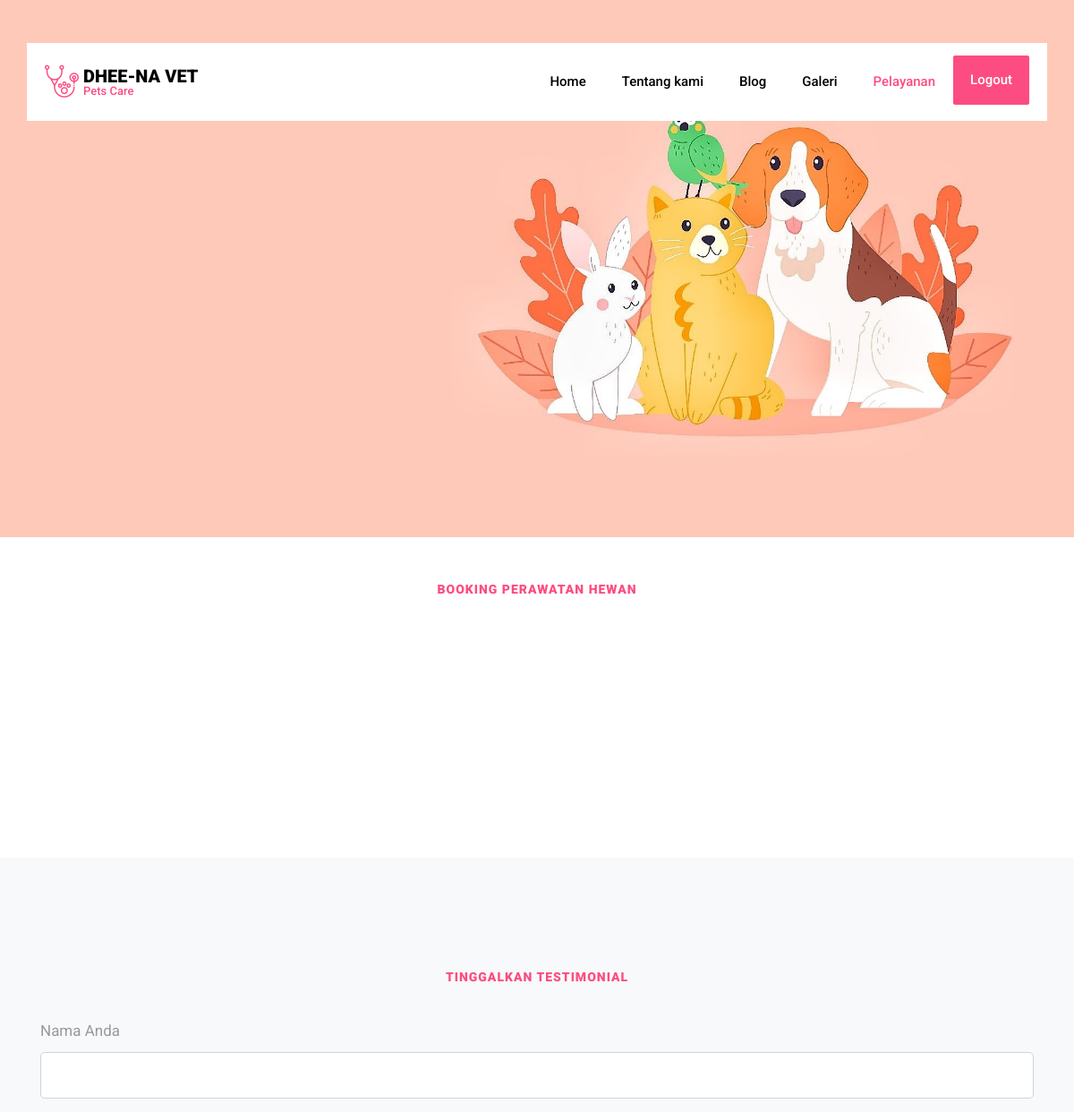
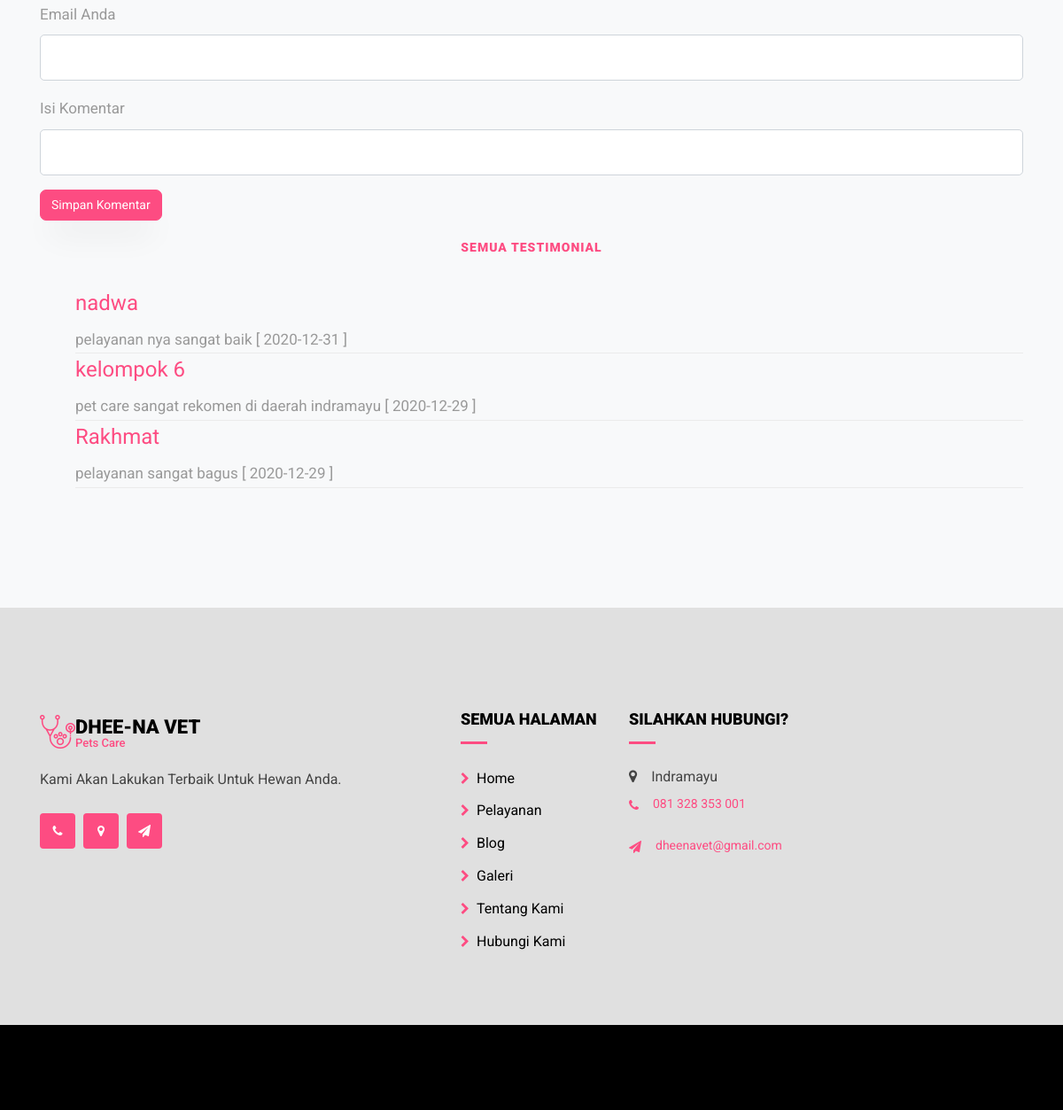
The page /pelayanan.php on the database its author committed (2 pictures, top to bottom).
### tables this page shows
CREATE TABLE `tabelkomentar` (
  `id` int(11) NOT NULL,
  `nama` varchar(50) NOT NULL,
  `email` varchar(50) NOT NULL,
  `komentar` varchar(100) NOT NULL,
  `tgl` date NOT NULL,
  `aktif` enum('Y','N') DEFAULT 'N'
);

### pelayanan.php (the view, shortened to what this page needs)
<!DOCTYPE html>
<html lang="en">
<head>
  <link rel="stylesheet" href="https://stackpath.bootstrapcdn.com/font-awesome/4.7.0/css/font-awesome.min.css">
  <link rel="stylesheet" href="css/animate.css">
  <link rel="stylesheet" href="css/owl.carousel.min.css">
  <link rel="stylesheet" href="css/owl.theme.default.min.css">
  <link rel="stylesheet" href="css/magnific-popup.css">
  <link rel="stylesheet" href="css/bootstrap-datepicker.css">
  <link rel="stylesheet" href="css/jquery.timepicker.css">
  <link rel="stylesheet" href="css/flaticon.css">
  <link rel="stylesheet" href="css/style.css">
</head>
<body>
 <div class="wrap">
  </div>
  <nav class="navbar navbar-expand-lg navbar-dark ftco_navbar bg-dark ftco-navbar-light" id="ftco-navbar">
    <div class="container">
      <a class="navbar-brand d-flex align-items-center" href="index_user.php"><span class="flaticon flaticon-stethoscope"></span><h1>DHEE-NA VET<span class="mini">Pets Care</span></h1></a>
    <div class="collapse navbar-collapse" id="ftco-nav">
        <ul class="navbar-nav ml-auto">
          <li class="nav-item"><a href="index_user.php" class="nav-link">Home</a></li>
          <li class="nav-item"><a href="tentangkami.html" class="nav-link">Tentang kami</a></li>
          <li class="nav-item"><a href="blog.php" class="nav-link">Blog</a></li>
          <li class="nav-item"><a href="galeri.php" class="nav-link">Galeri</a></li>
          <li class="nav-item active"><a href="pelayanan.php" class="nav-link">Pelayanan</a></li>
          <li class="nav-item cta"><a href="index.php" class="nav-link">Logout</a></li>
        </ul>
      </div>
    </div>
  </nav>
<section class="hero-wrap hero-wrap-2" style="background-image: url('images/bg9.jpeg');" data-stellar-background-ratio="0.5">
  <div class="container">
    <div class="row no-gutters slider-text align-items-end justify-content-start">
   </div>
 </div>
</section>
<section class="ftco-section ftco-no-pt ftco-no-pb ftco-services-2">
    <div class="container">
      <div class="row">
        <div class="col-md-12 py-5 text-center">
          <h3 class="appointment-heading">Booking Perawatan Hewan</h3>
          <div class="appointment-wrap d-flex align-items-center">
          </div>
        </div>
      </div>
    </div>
  </section>
<section class="ftco-section bg-light">
  <div class="container">
<div class="panel panel-warning">
    <div class="col-md-12 py-1 text-center">
          <h2 class="appointment-heading">Tinggalkan Testimonial</h2>
    </div>
    <div class="panel-body">
      <form method="POST" action="simpan_komentar.php">
        <div class="form-group">
          <label>Nama Anda</label>
          <input type="text" name="nama" class="form-control">
        </div>
        <div class="form-group">
          <label>Email Anda</label>
          <input type="email" name="email" class="form-control">
        </div>
        <div class="form-group">
          <label>Isi Komentar</label>
          <input type="komentar" name="komentar" textarea class="form-control"></textarea>
        </div>
        <div class="form-group">
          <input type="submit" name="simpan" class="btn btn-primary" value="Simpan Komentar">
        </div>
      </form>
    </div>
  </div>
<div class="panel panel-info">
    <div class="col-md-12 py-1 text-center">
          <h2 class="appointment-heading">Semua Testimonial</h2>
    </div>
    <div class="panel-body">
      <ul class="media-list">
      <?php
      $koneksi = mysqli_connect("localhost","root","","adminpetcare");
      $sql = mysqli_query($koneksi, "SELECT * FROM tabelkomentar WHERE id AND aktif='Y'  ORDER BY id DESC");
      while($dk=mysqli_fetch_array($sql)){
      ?>
        <li class="media" style="border-bottom:solid 1px #ebebeb;">
          <div class="media-body">
            <h4><a href="mailto:<?php echo $dk['email']; ?>"><?php echo $dk['nama']; ?></a></h4>
            <?php echo $dk['komentar']; ?> [ <?php echo $dk['tgl']; ?> ]
          </div>
        </li>
      <?php
      }
      ?>
      </ul>
    </div>
  </div>
</div>
</section>
<footer class="ftco-footer">
    <div class="container mb-5 pb-4">
      <div class="row">
        <div class="col-lg col-md-6">
          <div class="ftco-footer-widget">
            <h2 class="logo d-flex align-items-center">
              <a href="#" class="d-flex align-items-center">
                <div class="icon"><span class="flaticon-stethoscope flaticon"></span></div>
                <div class="logo1">
                  <span> DHEE-NA VET</span>
                  <span class="sub">Pets Care</span>
                </div>
              </a>
            </h2>
            <p>Kami Akan Lakukan Terbaik Untuk Hewan Anda.</p>
            <ul class="ftco-footer-social list-unstyled mt-4">
              <li><a href="hubungi.html"><span class="fa fa-phone"></span></a></li>
              <li><a href="hubungi.html"><span class="fa fa-map-marker"></span></a></li>
              <li><a href="hubungi.html"><span class="fa fa-paper-plane"></span></a></li>
            </ul>
          </div>
        </div>
        <div class="col-lg-2 col-md-6">
            <div class="ftco-footer-widget">
              <h2 class="ftco-heading-2">Semua Halaman</h2>
              <ul class="list-unstyled">
                <li><a href="index_user.php"><span class="fa fa-chevron-right mr-2"></span>Home</a></li>
                <li><a href='pelayanan.php'><span class="fa fa-chevron-right mr-2"></span>Pelayanan</a></li>
                <li><a href="blog.php"><span class="fa fa-chevron-right mr-2"></span>Blog</a></li>
                <li><a href="galeri.php"><span class="fa fa-chevron-right mr-2"></span>Galeri</a></li>
                <li><a href="tentangkami.html"><span class="fa fa-chevron-right mr-2"></span>Tentang Kami</a></li>
                <li><a href="hubungi.html"><span class="fa fa-chevron-right mr-2"></span>Hubungi Kami</a></li>
              </ul>
            </div>
          </div>
          <div class="col-lg col-md-6">
            <div class="ftco-footer-widget">
              <h2 class="ftco-heading-2">Silahkan Hubungi?</h2>
              <div class="block-23 mb-3">
                <ul>
                <li><span class="fa fa-map-marker mr-3"></span><span class="text">Indramayu</span></li>
                <li><a href="#"><span class="fa fa-phone mr-3"></span><span class="text">081 328 353 001</span></a></li>
                <li><a href="#"><span class="fa fa-paper-plane mr-3"></span><span class="text">dheenavet@gmail.com</span></a></li>
              </ul>
            </div>
          </div>
        </div>
      </div>
    </div>
    <div class="container-fluid bg-primary py-5">
      </div>
    </footer>
</body>
</html>

### rows shown on the page
tabelkomentar: nama "nadwa", komentar "pelayanan nya sangat baik", tgl "2020-12-31"
tabelkomentar: nama "kelompok 6", komentar "pet care sangat rekomen di daerah indramayu", tgl "2020-12-29"
tabelkomentar: nama "Rakhmat", komentar "pelayanan sangat bagus", tgl "2020-12-29"
